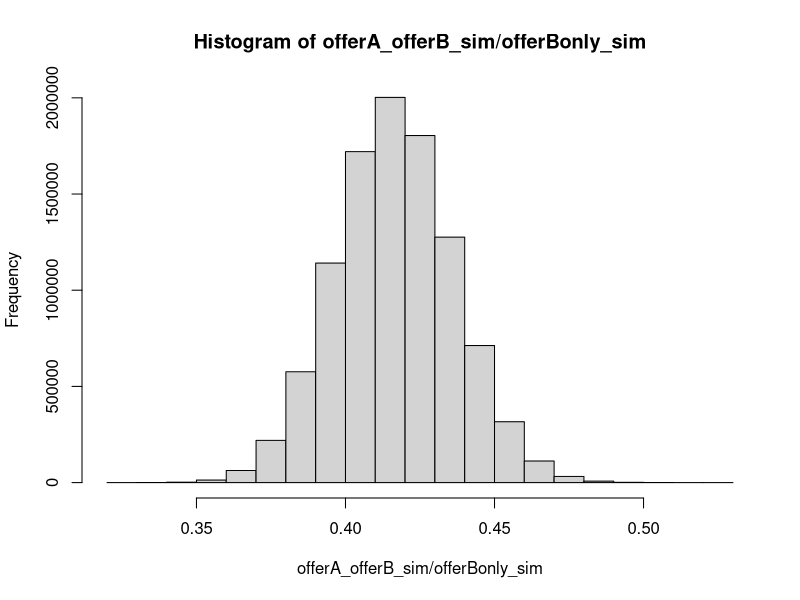
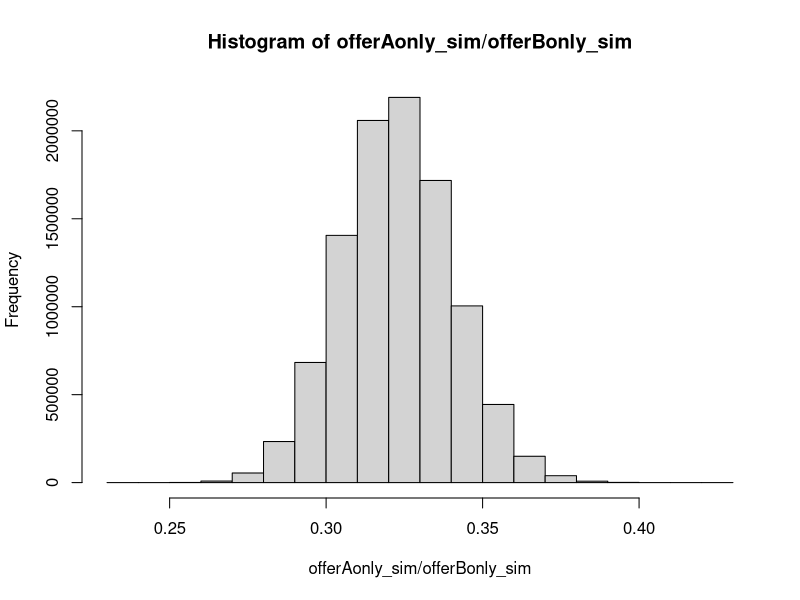
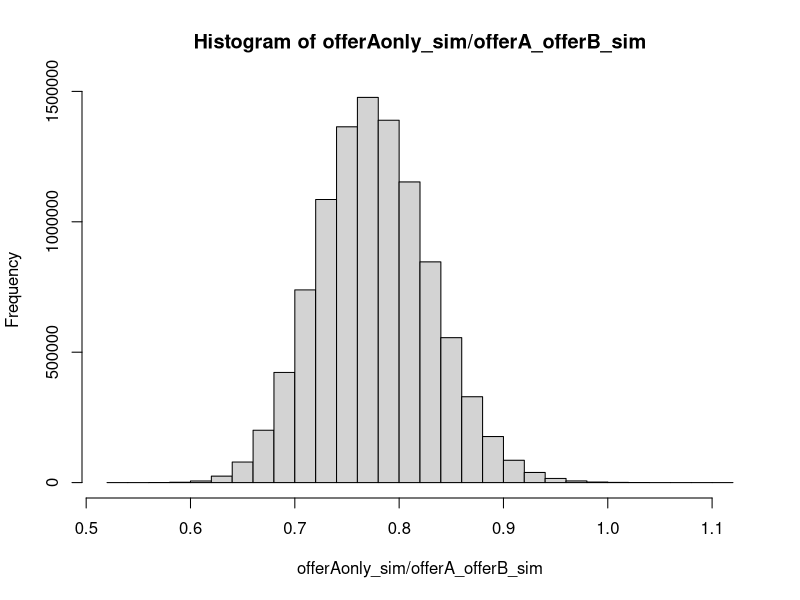
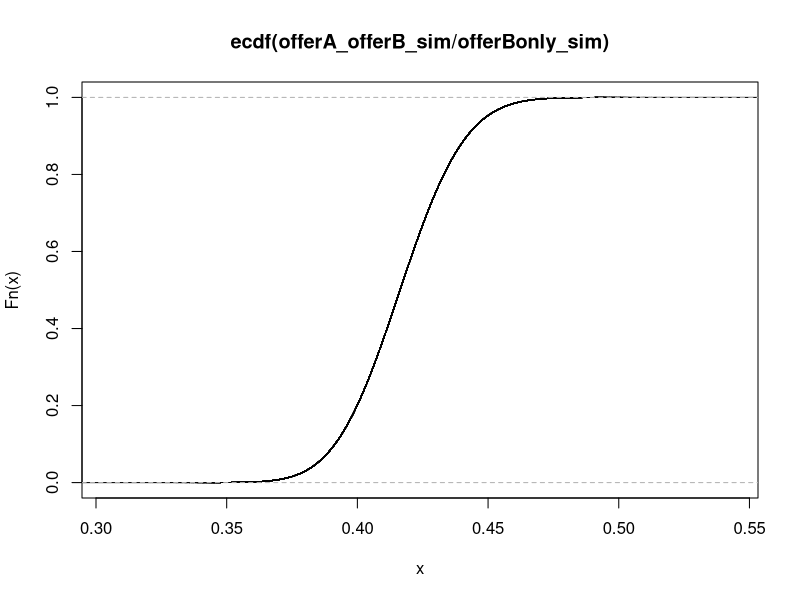

Recreate these plots in R, in order. (Note: this script raises an error after producing the figures.)


require(dplyr)
require(ggplot2)
require(cowplot)


Motencalo.trials <- 10000000
prior.alpha_offerAonly <-200
prior.beta_offerAonly <- 800
prior.alpha_offerANofferB <- 300
prior.beta_offerANofferB <- 700
prior.alphaofferBonly <- 800
prior.betaofferBonly<- 200




offerA_offerB_sim<- rbeta(Motencalo.trials,34+prior.alpha_offerANofferB,3+prior.beta_offerANofferB)

offerBonly_sim<- rbeta(Motencalo.trials,251+prior.alphaofferBonly,108+prior.betaofferBonly)

offerAonly_sim<- rbeta(Motencalo.trials,68+prior.alpha_offerAonly,6+prior.beta_offerAonly)

probability.offerA_offerB_superior <- sum(offerA_offerB_sim > offerBonly_sim)/Motencalo.trials

probability.offerAonly_superior <- sum(offerAonly_sim > offerBonly_sim)/Motencalo.trials

hist(offerA_offerB_sim/ offerBonly_sim)

hist(offerAonly_sim/ offerBonly_sim)

hist(offerAonly_sim/ offerA_offerB_sim)


plot(ecdf (offerA_offerB_sim/ offerBonly_sim))






offerAoffer <- data.frame(group = c('offerBonly', 'offerA_offerB','offerAonly'),
                           return.rate = c(0.92, 0.68,0.918),
                           stringsAsFactors = FALSE)




offerA_offerB <- data.frame(promo=offerAoffer$group[2], 
                                  returned.rate=rbeta(Motencalo.trials,34+prior.alpha_offerANofferB,3+prior.beta_offerANofferB))

offerBonly <- data.frame(promo=offerAoffer$group[1], 
                              returned.rate=rbeta(Motencalo.trials,251+prior.alphaofferBonly,108+prior.betaofferBonly))

offerAonly <- data.frame(promo=offerAoffer$group[3], 
                                  returned.rate=rbeta(Motencalo.trials,34+prior.alpha_offerAonly,3+prior.beta_offerAonly))

combined.df <- rbind(offerBonly,offerA_offerB,offerAonly)

plot.density <- 
  combined.df %>% 
  ggplot(aes(x=returned.rate, colour=promo)) +
  geom_density() +
  theme(axis.text.y=element_blank()) +
  ggtitle("Motencalo Simulation simulated Return Rate Variance for three variants")
# boxplot using a custom box size 
#  where the box size is 0.05 < p < 0.95
#  and the whisker length is min, max
plot.boxplot <- 
  combined.df %>% 
  ggplot(aes(x=promo, y=returned.rate, colour=promo)) +
  stat_summary(geom = "boxplot", 
               fun.data = function(x) setNames(quantile(x, c(0.0, 0.05, 0.5, 0.95, 1.00)), c("ymin", "lower", "middle", "upper", "ymax")), 
               position = "dodge") +
  coord_flip() +
  theme(axis.text.y=element_blank())
plot_grid(plot.density, plot.boxplot, ncol = 1, nrow = 2)





